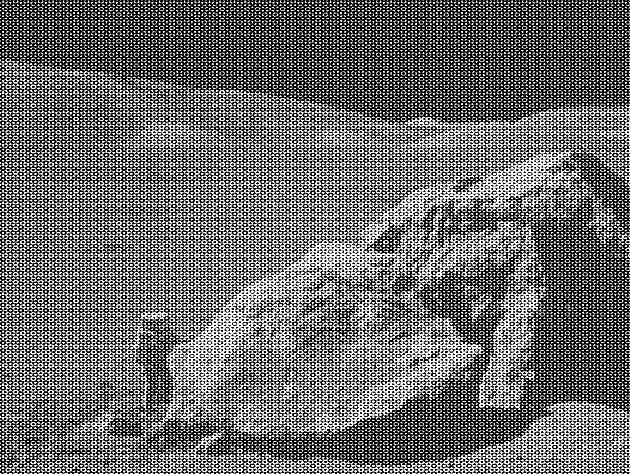
#> input picture moonlanding.png, 630 x 474 px
$ jupyter execute --allow-errors 09ex_Algorithms.ipynb   (shell and % lines are left out)
#> lines starting #> are read from the running program, lines starting #| are printed output that depends on the picture
1\. **Maximum wind speed prediction at the Sprogø station**

The exercise goal is to predict the maximum wind speed occurring every 50 years even if no measure exists for such a period. The available data are only measured over 21 years at the Sprogø meteorological station located in Denmark.

The annual maxima are supposed to fit a normal probability density function. However such function is not going to be estimated because it gives a probability from a wind speed maxima. Finding the maximum wind speed occurring every 50 years requires the opposite approach, the result needs to be found from a defined probability. That is the quantile function role and the exercise goal will be to find it. In the current model, it is supposed that the maximum wind speed occurring every 50 years is defined as the upper 2% quantile.

By definition, the quantile function is the inverse of the cumulative distribution function. The latter describes the probability distribution of an annual maxima. In the exercise, the cumulative probability $p_i$ for a given year i is defined as $p_i = i/(N+1)$ with $N = 21$, the number of measured years. Thus it will be possible to calculate the cumulative probability of every measured wind speed maxima. From those experimental points, the scipy.interpolate module will be very useful for fitting the quantile function. Finally the 50 years maxima is going to be evaluated from the cumulative probability of the 2% quantile.

Practically, load the dataset:

```python
import numpy as np
max_speeds = np.load('max-speeds.npy')
years_nb = max_speeds.shape[0]
```

Compute then the cumulative probability $p_i$ (`cprob`) and sort the maximum speeds from the data. Use then the  UnivariateSpline from scipy.interpolate to define a quantile function and thus estimate the probabilities.

In the current model, the maximum wind speed occurring every 50 years is defined as the upper 2% quantile. As a result, the cumulative probability value will be:

```python
fifty_prob = 1. - 0.02
```

So the storm wind speed occurring every 50 years can be guessed as:

``` python
fifty_wind = quantile_func(fifty_prob)
```

[cell 1]
import numpy as np
import matplotlib.pyplot as plt
from scipy import optimize
from scipy import fft

#> (the rest of this cell did not finish here and is left out)

2\. **Curve fitting of temperature in Alaska**

The temperature extremes in Alaska for each month, starting in January, are given by (in degrees Celcius):

max:  17,  19,  21,  28,  33,  38, 37,  37,  31,  23,  19,  18

min: -62, -59, -56, -46, -32, -18, -9, -13, -25, -46, -52, -58

* Plot these temperature extremes.
* Define a function that can describe min and max temperatures.
* Fit this function to the data with scipy.optimize.curve_fit().
* Plot the result. Is the fit reasonable? If not, why?
* Is the time offset for min and max temperatures the same within the fit accuracy?

[cell 2]
max_0 = np.array([17, 19, 21, 28, 33, 38, 37, 37, 31, 23, 19, 18])
min_0 = np.array([-62, -59, -56, -46, -32, -18, -9, -13, -25, -46, -52, -58])
month_0 = np.arange(1,13)
x_0 = np.arange(0,14,0.05)

fig, ax = plt.subplots(figsize=(10, 6))
ax.scatter(month_0, max_0, label='Max Temperatures', color = 'tab:orange')
ax.scatter(month_0, min_0, label='Min Temperatures')
ax.legend(loc='upper left')
ax.set_xlabel('Month')
ax.set_ylabel('Temperatures')
ax.set_xlim(left=month_0[0]-1, right=month_0[-1]+1)
fig.tight_layout()

#it could be a sine function (periodicity would make sense)

def f(x, A, nu, fi, b):
    return A * np.sin(nu * x + fi) + b

#> (the rest of this cell did not finish here and is left out)

[cell 3]
fig, ax = plt.subplots(figsize=(10, 6))
ax.scatter(month_0, max_0, label='Max Temperatures', color = 'tab:orange')
ax.scatter(month_0, min_0, label='Min Temperatures')
#> (the rest of this cell did not finish here and is left out)

#> (a cell that did not finish here is left out)

[cell 5]
fig, ax = plt.subplots(figsize=(10, 6))
#> (the rest of this cell did not finish here and is left out)

[cell 6]
fig, ax = plt.subplots(figsize=(10, 6))
#> (the rest of this cell did not finish here and is left out)

3\. **2D minimization of a six-hump camelback function**

$$
f(x,y) = \left(4-2.1x^2+\frac{x^4}{3} \right) x^2 +xy + (4y^2 -4)y^2
$$

has multiple global and local minima. Find the global minima of this function.

Hints:

* Variables can be restricted to $-2 < x < 2$ and $-1 < y < 1$.
* Use numpy.meshgrid() and pylab.imshow() to find visually the regions.
* Use scipy.optimize.minimize(), optionally trying out several of its methods.

How many global minima are there, and what is the function value at those points? What happens for an initial guess of $(x, y) = (0, 0)$ ?

[cell 7]
def g(x,y):
    return (4 - 2.1*x + (1/3)*(x**4))*(x**2) + x*y + (4*(y**2)-4)*(y**2)
x = np.linspace(-1, 1, 100)
y = np.linspace(-1.2, 1.2, 100)
xx, yy = np.meshgrid(x, y, sparse = True)
zz = g(xx,yy)

xy = np.concatenate((x, y), axis=0)

res = optimize.minimize(g, 0,0)

h = plt.contourf(x, y, zz)
plt.axis('scaled')
plt.colorbar()
plt.show()
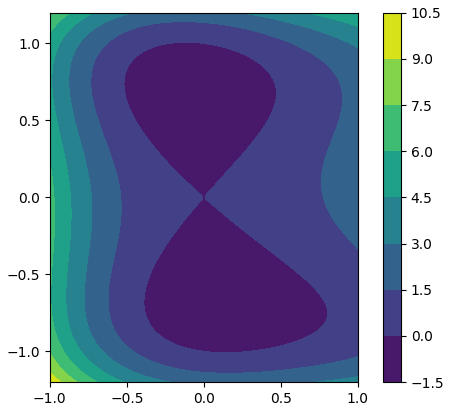
#> figure drawn by matplotlib, 2 panels
print(res)

4\. **FFT of a simple dataset**

Performe a periodicity analysis on the lynxs-hares population

5\. **FFT of an image**

* Examine the provided image `moonlanding.png`, which is heavily contaminated with periodic noise. In this exercise, we aim to clean up the noise using the Fast Fourier Transform.
* Load the image using pylab.imread().
* Find and use the 2-D FFT function in scipy.fftpack, and plot the spectrum (Fourier transform of) the image. Do you have any trouble visualising the spectrum? If so, why?
* The spectrum consists of high and low frequency components. The noise is contained in the high-frequency part of the spectrum, so set some of those components to zero (use array slicing).
* Apply the inverse Fourier transform to see the resulting image.

[cell 8]
moon = plt.imread('moonlanding.png', format='png')
#> moon is the input picture: shape (474, 630) float32; min 0, max 1, mean 0.424
fourier = fft.fft2(moon, norm=None)

fig, (ax1, ax2) = plt.subplots(nrows=1, ncols=2, figsize=(12, 7))

ax1.plot(fourier)
ax1.set_xlabel('$f$')
ax1.set_ylabel('$I$')

ax2.plot(fourier[250:])
ax2.set_xlabel('$f$')
ax2.set_ylabel('$I$')
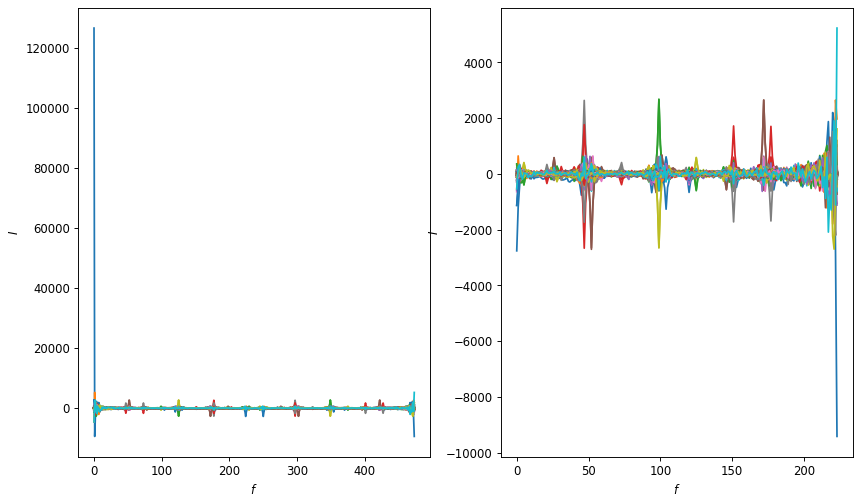
#> figure drawn by matplotlib, 2 panels; panel 1: curve peaks at x = 0, y = 126598.5; panel 1: curve peaks at x = 1, y = 5224; panel 1: curve peaks at x = 1, y = 1608; panel 2: curve peaks at x = 220, y = 2194

[cell 9]
cutoff_freq = 250
cutoff_amp = 1600
#for i in range(cutoff_freq,len(fourier)):
#    if (fourier[i][0]**2 + fourier[i][1]**2)  > cutoff_amp**2:
#        fourier[i]=0


moon2 = np.abs(fft.ifft2(fourier, norm=None))
print(moon2)
#> (printed output is left out)

fig, (ax1, ax2) = plt.subplots(nrows=1, ncols=2, figsize=(12, 7))
ax1.imshow(moon)
ax1.axis('off')

ax2.imshow(moon2)
ax2.axis('off')
plt.show()
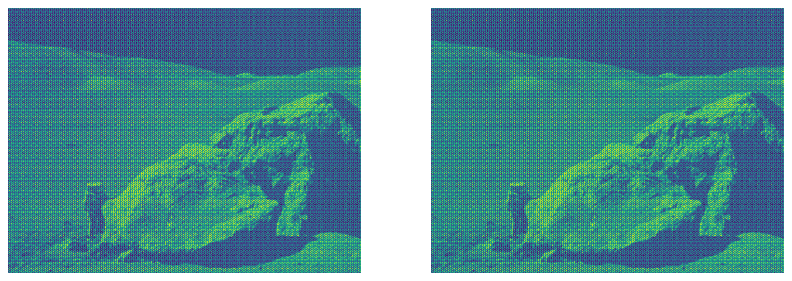
#> figure drawn by matplotlib, 2 panels
